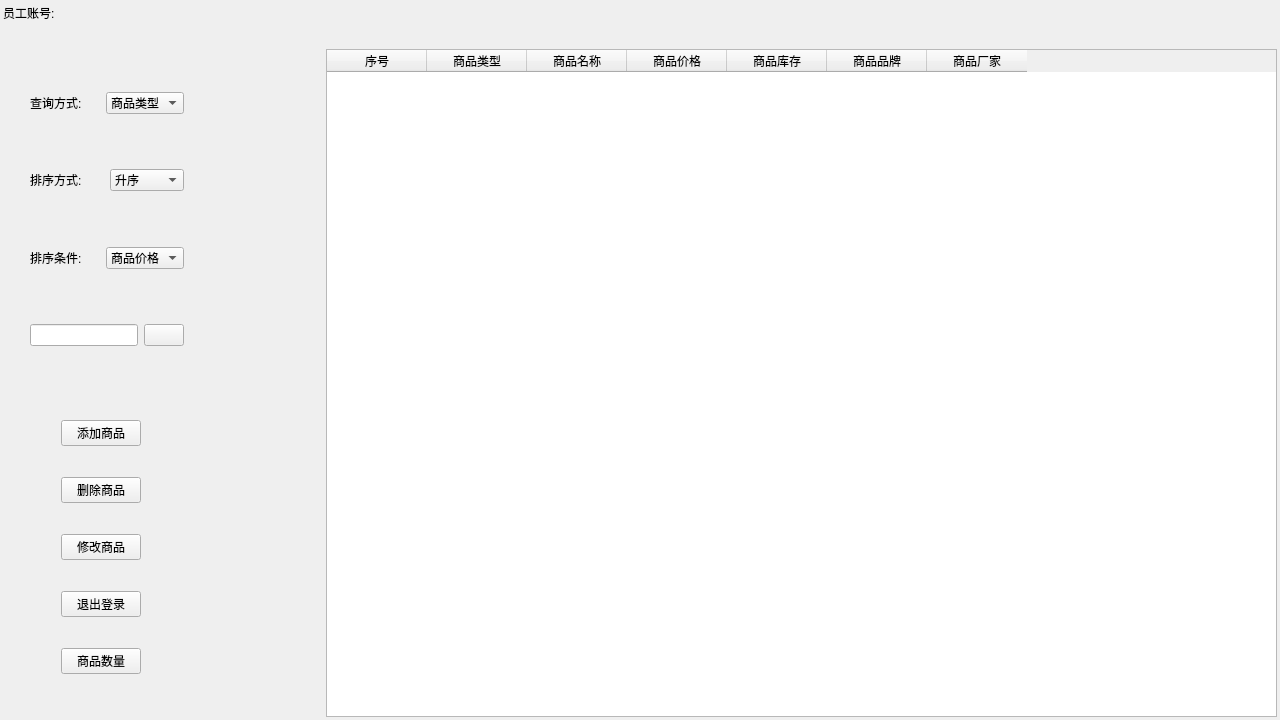
<?xml version="1.0" encoding="UTF-8"?>
<ui version="4.0">
 <class>manager</class>
 <widget class="QWidget" name="manager">
  <property name="geometry">
   <rect>
    <x>0</x>
    <y>0</y>
    <width>1280</width>
    <height>720</height>
   </rect>
  </property>
  <property name="windowTitle">
   <string>超市商品管理系统-员工管理界面</string>
  </property>
  <property name="windowIcon">
   <iconset resource="src.qrc">
    <normaloff>:/img1/img/winIcon.jpg</normaloff>:/img1/img/winIcon.jpg</iconset>
  </property>
  <layout class="QGridLayout" name="gridLayout_10" columnstretch="1,3">
   <property name="leftMargin">
    <number>3</number>
   </property>
   <property name="topMargin">
    <number>3</number>
   </property>
   <property name="rightMargin">
    <number>3</number>
   </property>
   <property name="bottomMargin">
    <number>3</number>
   </property>
   <item row="2" column="1">
    <widget class="QTableWidget" name="tableWidget">
     <column>
      <property name="text">
       <string>序号</string>
      </property>
     </column>
     <column>
      <property name="text">
       <string>商品类型</string>
      </property>
     </column>
     <column>
      <property name="text">
       <string>商品名称</string>
      </property>
     </column>
     <column>
      <property name="text">
       <string>商品价格</string>
      </property>
     </column>
     <column>
      <property name="text">
       <string>商品库存</string>
      </property>
     </column>
     <column>
      <property name="text">
       <string>商品品牌</string>
      </property>
     </column>
     <column>
      <property name="text">
       <string>商品厂家</string>
      </property>
     </column>
    </widget>
   </item>
   <item row="1" column="0">
    <spacer name="verticalSpacer">
     <property name="orientation">
      <enum>Qt::Vertical</enum>
     </property>
     <property name="sizeType">
      <enum>QSizePolicy::Fixed</enum>
     </property>
     <property name="sizeHint" stdset="0">
      <size>
       <width>20</width>
       <height>20</height>
      </size>
     </property>
    </spacer>
   </item>
   <item row="0" column="0" colspan="2">
    <widget class="QWidget" name="widget_6" native="true">
     <layout class="QGridLayout" name="gridLayout_8">
      <property name="leftMargin">
       <number>0</number>
      </property>
      <property name="topMargin">
       <number>0</number>
      </property>
      <property name="rightMargin">
       <number>0</number>
      </property>
      <property name="bottomMargin">
       <number>0</number>
      </property>
      <item row="1" column="1">
       <widget class="QLabel" name="img_label">
        <property name="text">
         <string/>
        </property>
       </widget>
      </item>
      <item row="1" column="0">
       <widget class="QLabel" name="title_label">
        <property name="text">
         <string>员工账号:</string>
        </property>
        <property name="alignment">
         <set>Qt::AlignLeading|Qt::AlignLeft|Qt::AlignVCenter</set>
        </property>
       </widget>
      </item>
      <item row="1" column="2">
       <spacer name="horizontalSpacer_8">
        <property name="orientation">
         <enum>Qt::Horizontal</enum>
        </property>
        <property name="sizeHint" stdset="0">
         <size>
          <width>40</width>
          <height>20</height>
         </size>
        </property>
       </spacer>
      </item>
     </layout>
    </widget>
   </item>
   <item row="2" column="0">
    <widget class="QWidget" name="widget" native="true">
     <layout class="QGridLayout" name="gridLayout_7">
      <item row="0" column="0">
       <widget class="QWidget" name="tool_widget" native="true">
        <layout class="QGridLayout" name="gridLayout">
         <item row="3" column="0">
          <widget class="QWidget" name="widget_4" native="true">
           <layout class="QGridLayout" name="gridLayout_4">
            <item row="0" column="0">
             <widget class="QLineEdit" name="search_line"/>
            </item>
            <item row="0" column="1">
             <widget class="QPushButton" name="search_btn">
              <property name="text">
               <string/>
              </property>
              <property name="icon">
               <iconset resource="src.qrc">
                <normaloff>:/img1/img/ser_btn.png</normaloff>:/img1/img/ser_btn.png</iconset>
              </property>
             </widget>
            </item>
            <item row="0" column="2">
             <spacer name="horizontalSpacer_5">
              <property name="orientation">
               <enum>Qt::Horizontal</enum>
              </property>
              <property name="sizeType">
               <enum>QSizePolicy::Fixed</enum>
              </property>
              <property name="sizeHint" stdset="0">
               <size>
                <width>40</width>
                <height>20</height>
               </size>
              </property>
             </spacer>
            </item>
           </layout>
          </widget>
         </item>
         <item row="2" column="0">
          <widget class="QWidget" name="widget_2" native="true">
           <layout class="QGridLayout" name="gridLayout_2">
            <item row="0" column="0">
             <widget class="QLabel" name="label_2">
              <property name="text">
               <string>排序条件:</string>
              </property>
              <property name="alignment">
               <set>Qt::AlignLeading|Qt::AlignLeft|Qt::AlignVCenter</set>
              </property>
             </widget>
            </item>
            <item row="0" column="1">
             <widget class="QComboBox" name="sort_box">
              <item>
               <property name="text">
                <string>商品价格</string>
               </property>
              </item>
              <item>
               <property name="text">
                <string>商品库存</string>
               </property>
              </item>
              <item>
               <property name="text">
                <string>商品厂家</string>
               </property>
              </item>
             </widget>
            </item>
            <item row="0" column="2">
             <spacer name="horizontalSpacer_3">
              <property name="orientation">
               <enum>Qt::Horizontal</enum>
              </property>
              <property name="sizeType">
               <enum>QSizePolicy::Fixed</enum>
              </property>
              <property name="sizeHint" stdset="0">
               <size>
                <width>40</width>
                <height>20</height>
               </size>
              </property>
             </spacer>
            </item>
           </layout>
          </widget>
         </item>
         <item row="0" column="0">
          <widget class="QWidget" name="widget_3" native="true">
           <layout class="QGridLayout" name="gridLayout_3">
            <item row="0" column="0">
             <widget class="QLabel" name="label_3">
              <property name="text">
               <string>查询方式:</string>
              </property>
             </widget>
            </item>
            <item row="0" column="1">
             <widget class="QComboBox" name="search_box">
              <item>
               <property name="text">
                <string>商品类型</string>
               </property>
              </item>
              <item>
               <property name="text">
                <string>商品名称</string>
               </property>
              </item>
              <item>
               <property name="text">
                <string>商品厂家</string>
               </property>
              </item>
             </widget>
            </item>
            <item row="0" column="2">
             <spacer name="horizontalSpacer">
              <property name="orientation">
               <enum>Qt::Horizontal</enum>
              </property>
              <property name="sizeType">
               <enum>QSizePolicy::Fixed</enum>
              </property>
              <property name="sizeHint" stdset="0">
               <size>
                <width>40</width>
                <height>20</height>
               </size>
              </property>
             </spacer>
            </item>
           </layout>
          </widget>
         </item>
         <item row="1" column="0">
          <widget class="QWidget" name="widget_5" native="true">
           <layout class="QGridLayout" name="gridLayout_6">
            <item row="0" column="0">
             <widget class="QLabel" name="label_4">
              <property name="text">
               <string>排序方式:</string>
              </property>
             </widget>
            </item>
            <item row="0" column="1">
             <widget class="QComboBox" name="method_box">
              <item>
               <property name="text">
                <string>升序</string>
               </property>
              </item>
              <item>
               <property name="text">
                <string>降序</string>
               </property>
              </item>
             </widget>
            </item>
            <item row="0" column="2">
             <spacer name="horizontalSpacer_2">
              <property name="orientation">
               <enum>Qt::Horizontal</enum>
              </property>
              <property name="sizeType">
               <enum>QSizePolicy::Fixed</enum>
              </property>
              <property name="sizeHint" stdset="0">
               <size>
                <width>40</width>
                <height>20</height>
               </size>
              </property>
             </spacer>
            </item>
           </layout>
          </widget>
         </item>
        </layout>
       </widget>
      </item>
      <item row="1" column="0">
       <widget class="QWidget" name="btn_widget" native="true">
        <layout class="QGridLayout" name="gridLayout_5">
         <item row="0" column="1">
          <widget class="QPushButton" name="add_btn">
           <property name="text">
            <string>添加商品</string>
           </property>
          </widget>
         </item>
         <item row="0" column="2">
          <spacer name="horizontalSpacer_4">
           <property name="orientation">
            <enum>Qt::Horizontal</enum>
           </property>
           <property name="sizeType">
            <enum>QSizePolicy::Expanding</enum>
           </property>
           <property name="sizeHint" stdset="0">
            <size>
             <width>40</width>
             <height>20</height>
            </size>
           </property>
          </spacer>
         </item>
         <item row="1" column="1">
          <widget class="QPushButton" name="del_btn">
           <property name="text">
            <string>删除商品</string>
           </property>
          </widget>
         </item>
         <item row="2" column="1">
          <widget class="QPushButton" name="mfy_btn">
           <property name="text">
            <string>修改商品</string>
           </property>
          </widget>
         </item>
         <item row="0" column="0">
          <spacer name="horizontalSpacer_6">
           <property name="orientation">
            <enum>Qt::Horizontal</enum>
           </property>
           <property name="sizeType">
            <enum>QSizePolicy::Maximum</enum>
           </property>
           <property name="sizeHint" stdset="0">
            <size>
             <width>40</width>
             <height>20</height>
            </size>
           </property>
          </spacer>
         </item>
         <item row="3" column="1">
          <widget class="QPushButton" name="exit_btn">
           <property name="text">
            <string>退出登录</string>
           </property>
          </widget>
         </item>
         <item row="4" column="1">
          <widget class="QPushButton" name="num_btn">
           <property name="text">
            <string>商品数量</string>
           </property>
          </widget>
         </item>
        </layout>
       </widget>
      </item>
      <item row="0" column="1">
       <spacer name="horizontalSpacer_7">
        <property name="orientation">
         <enum>Qt::Horizontal</enum>
        </property>
        <property name="sizeType">
         <enum>QSizePolicy::Expanding</enum>
        </property>
        <property name="sizeHint" stdset="0">
         <size>
          <width>40</width>
          <height>20</height>
         </size>
        </property>
       </spacer>
      </item>
     </layout>
    </widget>
   </item>
  </layout>
 </widget>
 <resources>
  <include location="src.qrc"/>
 </resources>
 <connections/>
</ui>
